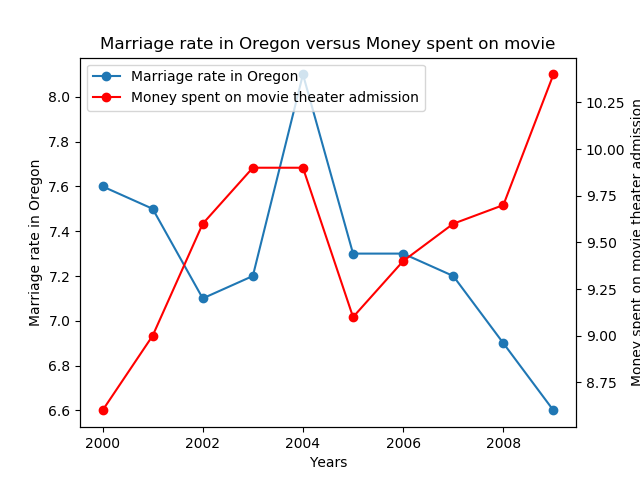

Generate this figure with Python:
#!/usr/bin/env python3
# -*- coding: utf-8 -*-
"""
Created on Mon Feb  4 16:52:09 2019

@author: akanksha_rajput
"""

import pandas as pd
import matplotlib.pyplot as plt

df = pd.read_csv(r"/Users/akanksha_rajput/Documents/ml/homework-1-Akanksha1Raj/task2/Oregon.csv")
ax1 = plt.gca()
line1, = ax1.plot(df["year"], df["marriage_rate"], '-o')
ax2 = ax1.twinx()
line2, = ax2.plot(df["year"], df["money_movie"],'-o' ,c='r')
ax1.set_ylabel("Marriage rate in Oregon")
ax2.set_ylabel("Money spent on movie theater admission")
ax1.set_xlabel ("Years")
ax1.set_title ("Marriage rate in Oregon versus Money spent on movie")
ax2.legend((line1, line2),
           ("Marriage rate in Oregon", "Money spent on movie theater admission"))
plt.savefig('task21.png')